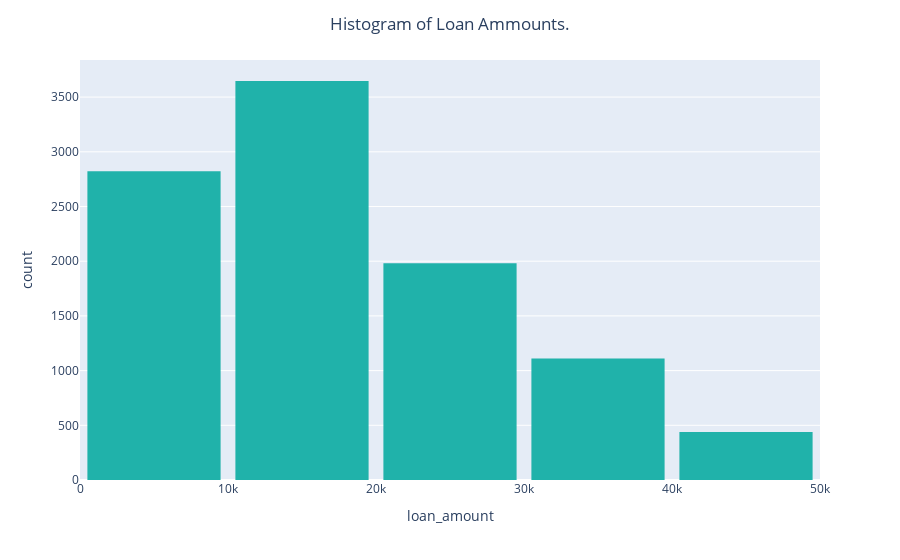

The notebook cell saved with this chart:
### Markdown cell above
**Q4** You try changing the number of bins **nbins** what do you notice? Are there good choices? Bad choices?

### Code cell
# Your code here (experiment here)
fig = px.histogram(DF,
                   nbins=5,
                   x='loan_amount',
                   color_discrete_sequence=['lightseagreen'])

fig.update_layout(bargap=0.1,
                  title='Histogram of Loan Ammounts.',
                  title_x=0.5)
fig.show()

### Figure 1 — Plotly figure (JSON) as saved in the notebook; plotly's stock layout.template omitted (floating-point values rounded to 4 significant figures; data arrays with more than 128 entries replaced by an {"elided": "..."} marker saying what was removed)
{"data": [{"alignmentgroup": "True", "bingroup": "x", "hovertemplate": "loan_amount=%{x}<br>count=%{y}<extra></extra>", "legendgroup": "", "marker": {"color": "lightseagreen", "pattern": {"shape": ""}}, "name": "", "nbinsx": 5, "offsetgroup": "", "orientation": "v", "showlegend": false, "type": "histogram", "x": {"elided": "10000 int values"}, "xaxis": "x", "yaxis": "y"}], "layout": {"autosize": true, "bargap": 0.1, "barmode": "relative", "legend": {"tracegroupgap": 0}, "margin": {"t": 60}, "title": {"text": "Histogram of Loan Ammounts.", "x": 0.5}, "xaxis": {"anchor": "y", "autorange": true, "domain": [0, 1], "range": [-0.5, 50000.0], "title": {"text": "loan_amount"}, "type": "linear"}, "yaxis": {"anchor": "x", "autorange": true, "domain": [0, 1], "range": [0, 3839.0], "title": {"text": "count"}}}}
